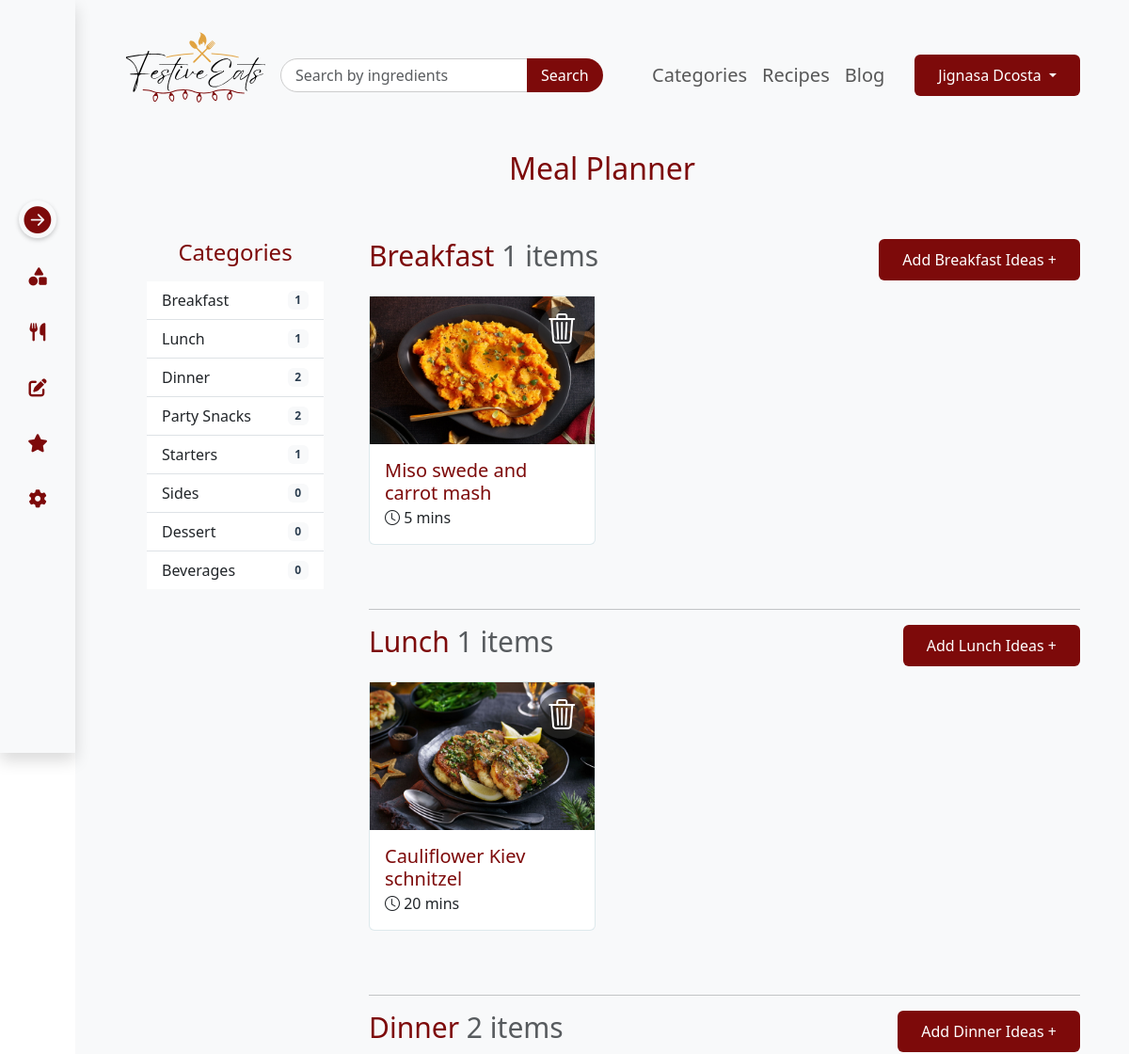
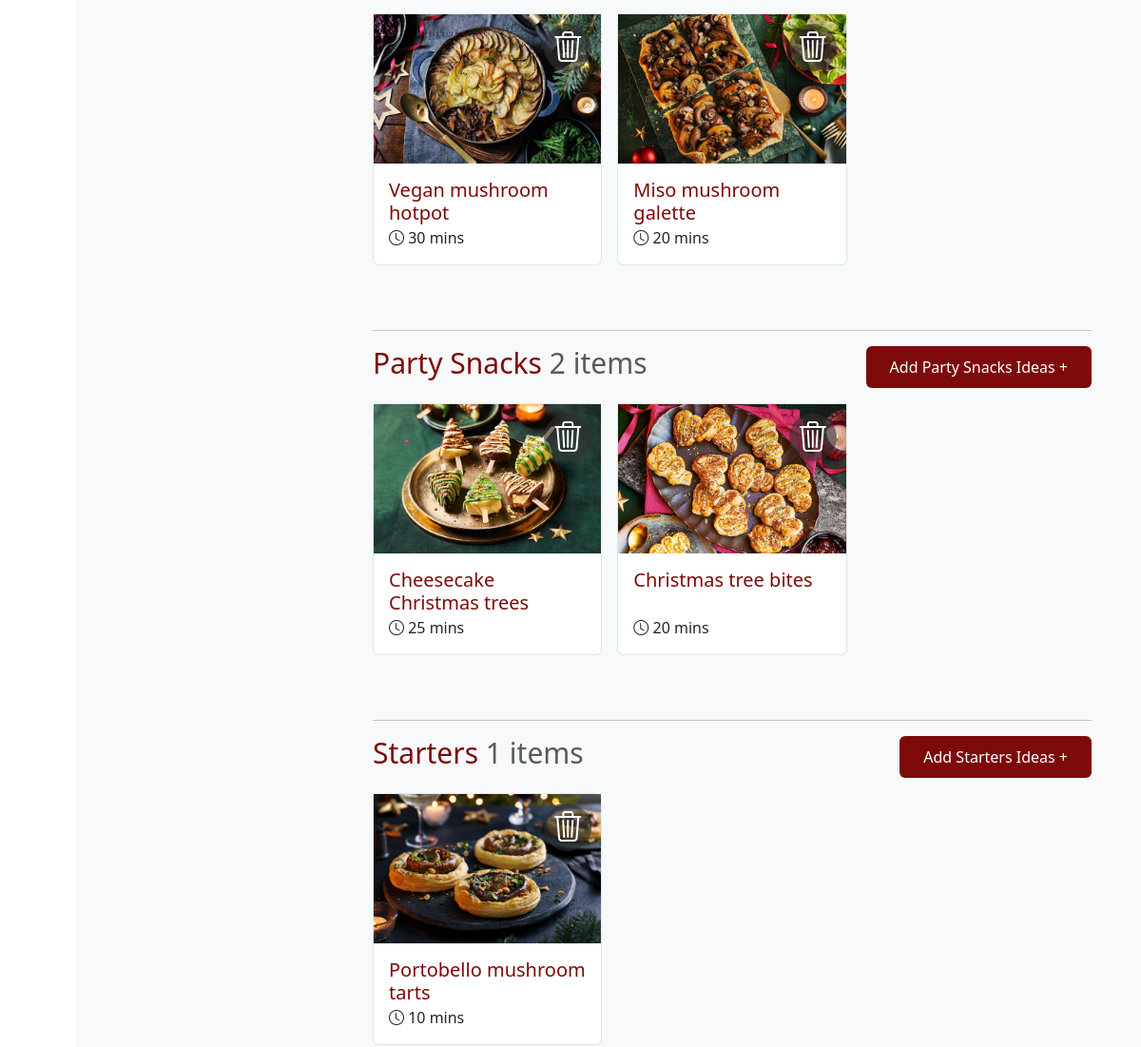
/meal_plan/ (signed in, upper part), run on an earlier commit of the app's database (2 pictures, top to bottom).
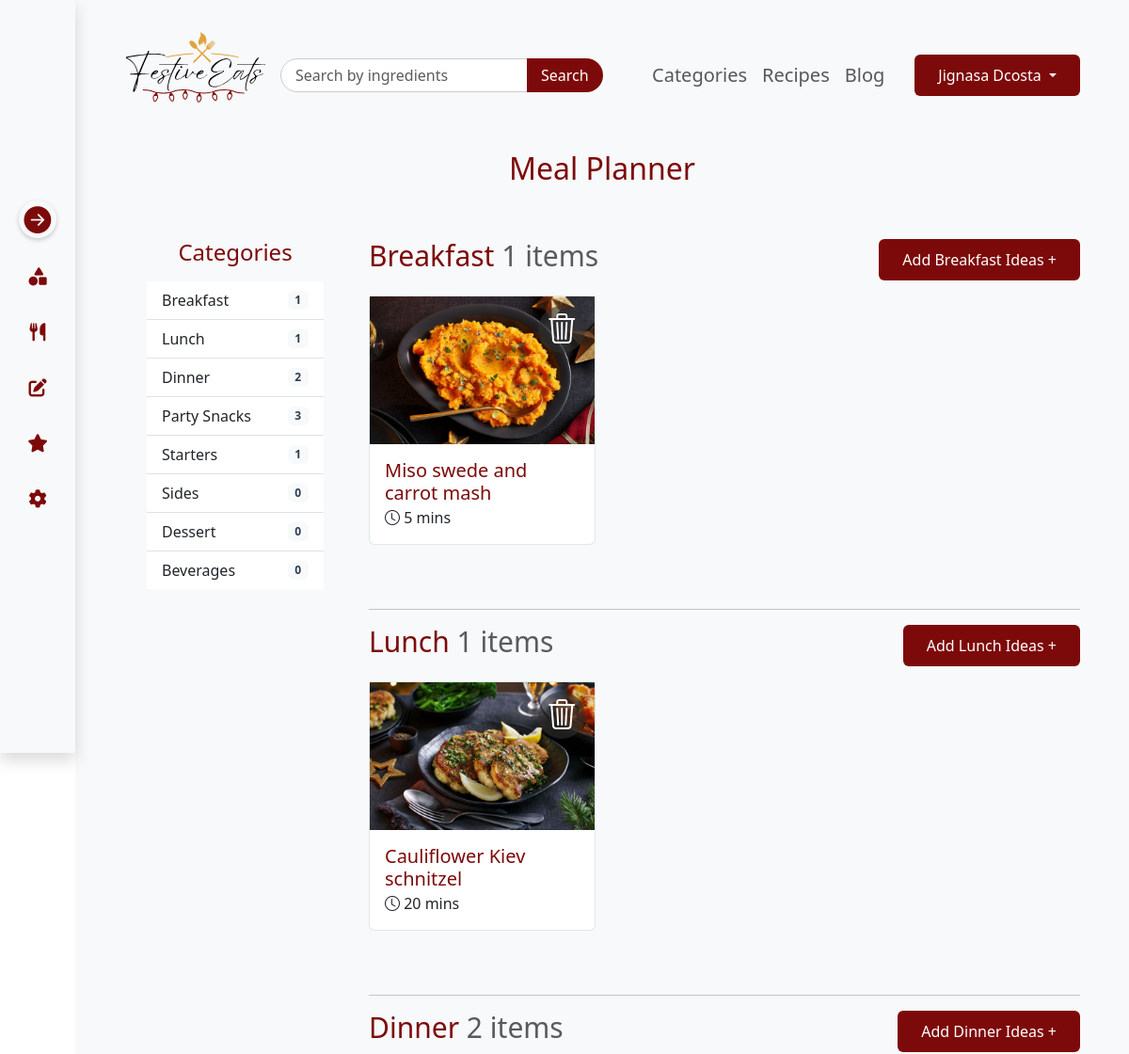
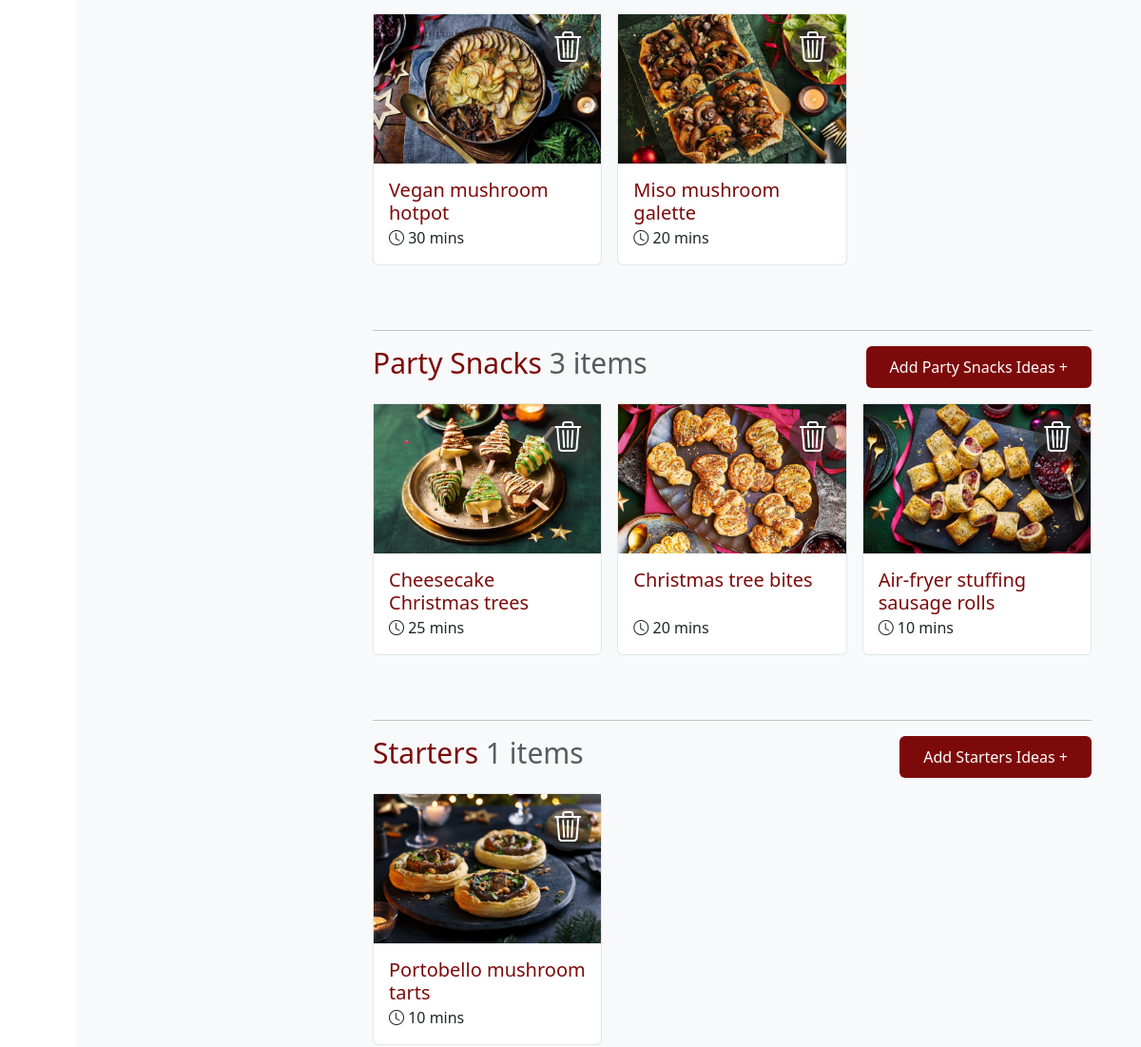
And on a later commit of the database (2 pictures, top to bottom).
### account/models.py (models this page shows, shortened)
class Category(models.Model):
    name = models.CharField(max_length=50, choices=CATEGORY_CHOICES)
    tagline = models.CharField(max_length=255, blank=True, null=True, default="Fun Tagline")

class MealPlan(models.Model):
    user = models.ForeignKey(CustomUser, on_delete=models.CASCADE, related_name='meal_plans')
    recipe = models.ForeignKey(Recipe, on_delete=models.CASCADE, related_name='meal_plans')
    category = models.ForeignKey(Category, on_delete=models.CASCADE)
    added_at = models.DateTimeField(auto_now_add=True)

class Recipe(models.Model):
    user = models.ForeignKey(CustomUser, on_delete=models.CASCADE, related_name='recipes')
    name = models.CharField(max_length=255)
    description = models.TextField()
    category = models.ForeignKey(
        'Category',  # Reference the model name
        on_delete=models.CASCADE,  # Ensure cascading delete
       related_name='cat_recipes',  # Optional: Reverse lookup name
        null=True,  # Allow null if needed
        blank=True  # Allow empty value in forms
    )
    dietary_preference = models.CharField(max_length=50, choices=DIETARY_PREFERENCES)
    ingredients = models.TextField(help_text="Enter each ingredient on a new line.")
    cooking_instructions = models.TextField()
    serving_options = models.CharField(max_length=255, choices=SERVING_OPTIONS)
    preparation_time = models.PositiveIntegerField(help_text="Time in minutes")
    cooking_time = models.PositiveIntegerField(help_text="Time in minutes")
    additional_notes = models.TextField(blank=True, null=True)
    difficulty_level = models.CharField(max_length=10, choices=DIFFICULTY_LEVELS)
    image = models.ImageField(upload_to='recipe_images/', null=True, blank=True)
    created_at = models.DateTimeField(auto_now_add=True)
    updated_at = models.DateTimeField(auto_now=True)

### account/views.py (the view)
# urls.py: path('meal_plan/',views.meal_plan,name='meal_plan'),
@login_required
def meal_plan(request):
    categories = Category.objects.all()
    user_meal_plans = MealPlan.objects.filter(user=request.user).select_related('recipe', 'category')
    for category in categories:
        category.user_recipes = user_meal_plans.filter(category=category)
    context = {
        'categories': categories,
    }
    return render(request, 'meal_plan.html', context)

### templates/meal_plan.html (shortened to what this page needs)
{% extends "base_autheticated.html" %}
{% load static %}
{% block content %}
<div class="card_wrapper">
    <div class="row text-center">
        <h2 class="head_text">Meal Planner</h2>
    </div>
    <div class="row d-flex" style="margin: 0px 40px;">
        <aside class="col-md-3 bg-light py-4">
            <h4 class="text-center mb-3 mt-4" style="color: #2C3E50;">Categories</h4>
            <ul class="list-group list-group-flush mx-4">
                {% for category in categories %}
                <li class="list-group-item d-flex justify-content-between align-items-center">
                    {{ category.name }}
                    <span class="badge">{{ category.user_recipes.count }}</span>
                </li>
                {% endfor %}
            </ul>
        </aside>
        <main class="col-md-9 bg-light py-5">
            {% for category in categories %}
            <div class="category-section mb-5">
                <div class="d-flex justify-content-between align-items-center mb-3">
                    <h3 class="Category-Title">{{ category.name }}
                        <span class="text-muted">{{ category.user_recipes.count }} items</span>
                    </h3>
                    <a href="{% url 'recipe_list_by_id' category.id %}">
                        <button class="btn btn-primary">Add {{ category.name }} Ideas +</button>
                    </a>
                </div>
                {% if category.user_recipes.exists %}
                <div class="row row-cols-1 row-cols-md-2 row-cols-lg-3 row-cols-xxl-4 g-3">
                    {% for mealplan in category.user_recipes %}
                    <div class="col">
                        <div class="card recipe_card">
                            <div class="card_img_box">
                                <img class="img-fluid w-100"
                                     src="{{ mealplan.recipe.image.url|default:'images/default_recipe.png' }}">
                                <div class="img_icon">
                                    <a href="{% url 'remove_from_mealplan' mealplan.recipe.id %}"><i class="bi bi-trash3"></i></a>
                                </div>
                            </div>
                            <div class="card-body">
                            <div class="" style="height: 50px;">
                                <a href="{% url 'recipe_detail' mealplan.recipe.id %}" class="nav-link"><h5 class="card-title mb-4">{{ mealplan.recipe.name }}</h5></a>
                            </div>
                                <i class="bi bi-clock"></i>
                                <span class="card-text">{{ mealplan.recipe.preparation_time }} mins</span>
                            </div>
                        </div>
                    </div>
                    {% endfor %}
                </div>
                {% else %}
                <div class="alert alert-light text-center">
                    <p>No items selected for this category.</p>
                </div>
                {% endif %}
            </div>
            <hr>
            {% endfor %}
        </main>
    </div>
</div>
{% endblock content %}

What changed in the data, as far as the page shows it:
computed for Category "Party Snacks": user_recipes.count "2" → "3"
added MealPlan: recipe.image (picture), recipe.name "Air-fryer stuffing sausage rolls", recipe.preparation_time "10", shown under Category "Party Snacks"
